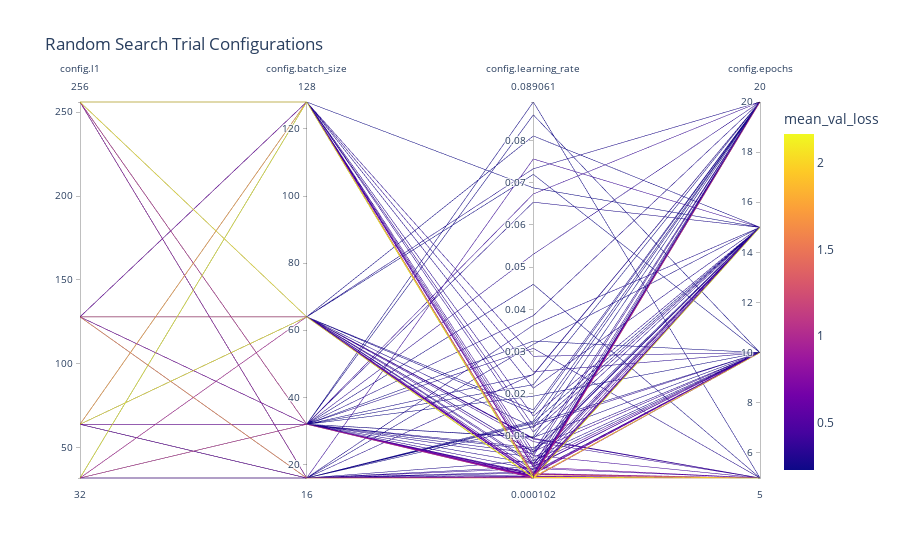

This figure's notebook cell:
### Markdown cell above
<p style="color: #ff6900; font-weight: bold; font-size: 25px;">Tested Configurations Overview</p>

- **Random Search** provides a big picture perspective across the whole search space.

### Code cell
fig = px.parallel_coordinates(df_flat_e7_log, color="mean_val_loss",
                              title='Random Search Trial Configurations',
                              dimensions=['config.l1', 'config.batch_size', 'config.learning_rate',
                                          'config.epochs'], width=900)
fig.show()
